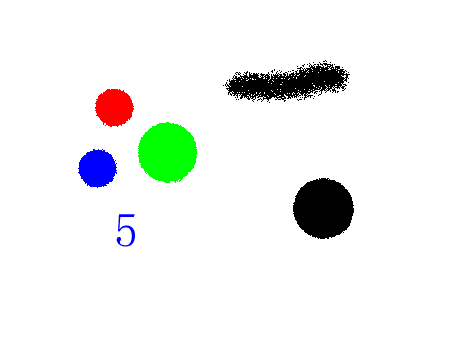
#> input picture VariousFeatures/ComputerVision/resource/pitrain3.png, 454 x 340 px
$ python detectEdge.py
#> lines starting #> are read from the running program, lines starting #| are printed output that depends on the picture; after the words box and inside, x2 and y2 are one past the last pixel; in counts of white or black regions, pixels touching at a corner belong together
import cv2
import numpy as np
from matplotlib import pyplot as plt

imgsrc = cv2.imread('resource/pitrain3.png')
#> imgsrc is the input picture: shape (340, 454, 3); mean B, G, R 239.4, 241.8, 239.1
graysrc = cv2.cvtColor(imgsrc, cv2.COLOR_BGR2GRAY)
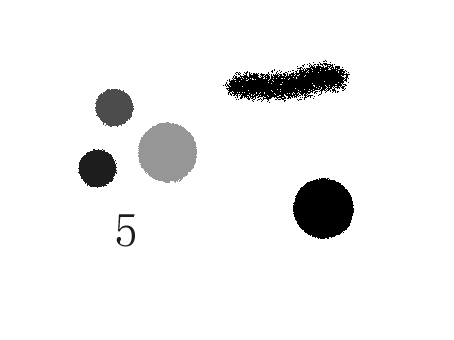
#> graysrc: shape (340, 454); min 0, max 255, mean 240.7

edges = cv2.Canny(imgsrc,100,200)
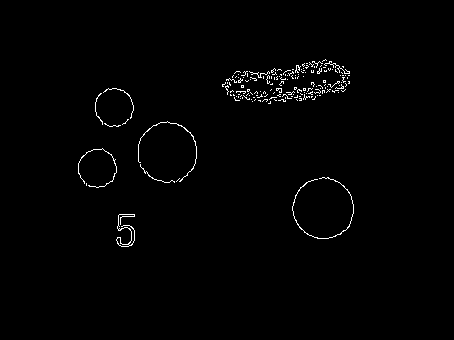
#> edges: shape (340, 454); 1.1% white in thin lines or dots, all inside (x1, y1, x2, y2) = (78, 59, 354, 247)
threshs = cv2.adaptiveThreshold(graysrc, 255, 1, 1, 11, 2)
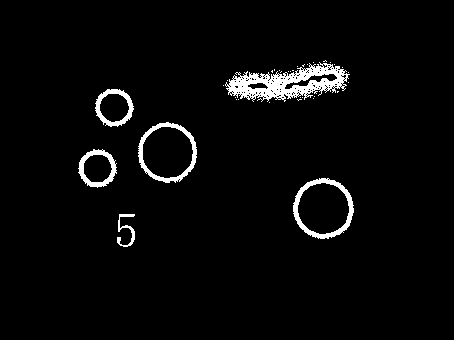
#> threshs: shape (340, 454); 3.4% white; 35 white regions (29 under 20 px), largest, box (x1, y1, x2, y2) and area: (225, 62, 350, 102) 2331, (293, 178, 354, 239) 853, (138, 122, 197, 183) 762, (78, 149, 117, 188) 519, (95, 89, 134, 127) 498, (117, 214, 135, 247) 202

plt.subplot(121),plt.imshow(imgsrc,cmap = 'gray')
plt.title('Original Image'), plt.xticks([]), plt.yticks([])
plt.subplot(122),plt.imshow(edges,cmap = 'gray')
plt.title('Edge Image'), plt.xticks([]), plt.yticks([])

cv2.imshow('edge image', edges)
cv2.waitKey(0)
cv2.imshow('thresh image', threshs)
cv2.waitKey(0)
cv2.destroyAllWindows()
plt.show()
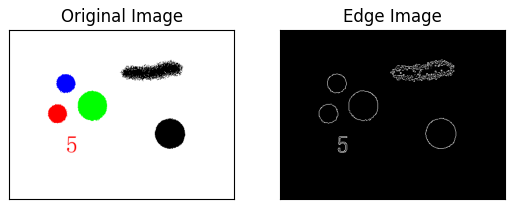
#> figure drawn by matplotlib, 2 panels; B, G, R data is drawn as R, G, B

$ run again, with VariousFeatures/ComputerVision/resource/geometric3D.png copied over VariousFeatures/ComputerVision/resource/pitrain3.png
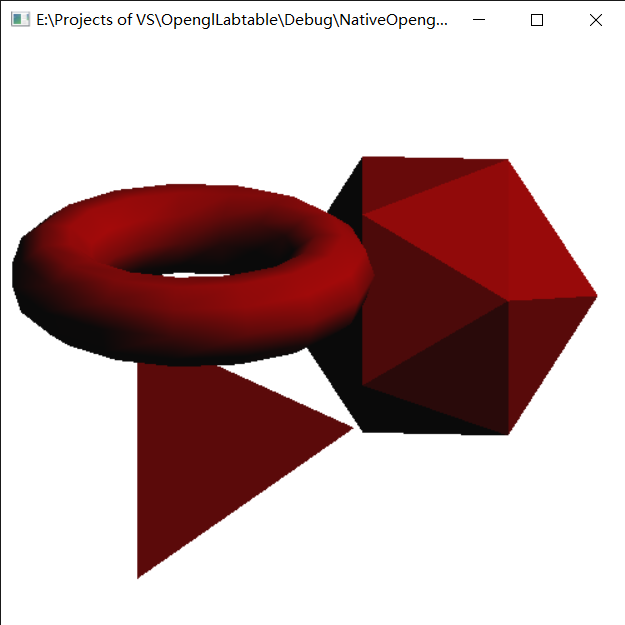
#> input picture VariousFeatures/ComputerVision/resource/geometric3D.png, 625 x 625 px
#> imgsrc is the input picture: shape (625, 625, 3); mean B, G, R 168.6, 168.6, 195.3
#> `edges = cv2.Canny(imgsrc,100,200)`:
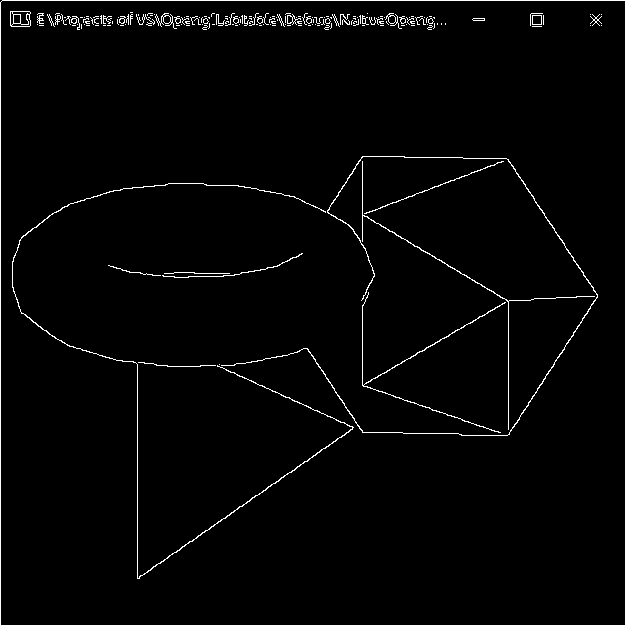
#> edges: shape (625, 625); 1.8% white in thin lines or dots
#> threshs: shape (625, 625); 4.3% white; 69 white regions (17 under 20 px), largest, box (x1, y1, x2, y2) and area: (12, 156, 597, 579) 12493, (0, 0, 625, 625) 1249, (106, 253, 300, 283) 1058
#> `plt.show()`:
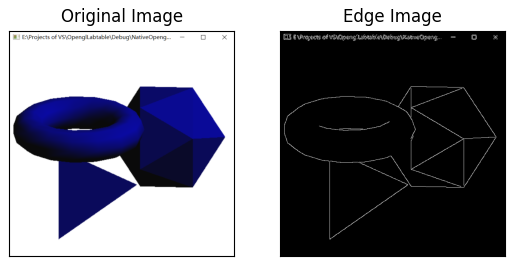
#> figure drawn by matplotlib, 2 panels; B, G, R data is drawn as R, G, B
